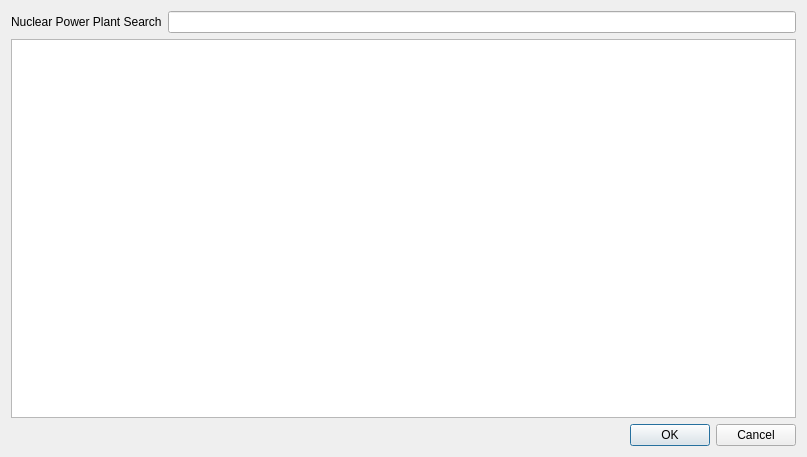
<?xml version="1.0" encoding="UTF-8"?>
<ui version="4.0">
 <class>SectorPlotNPPDialog</class>
 <widget class="QDialog" name="SectorPlotNPPDialog">
  <property name="geometry">
   <rect>
    <x>0</x>
    <y>0</y>
    <width>807</width>
    <height>457</height>
   </rect>
  </property>
  <property name="windowTitle">
   <string>Dialog</string>
  </property>
  <layout class="QGridLayout" name="gridLayout">
   <item row="0" column="1">
    <widget class="QLineEdit" name="le_search_npp"/>
   </item>
   <item row="2" column="1">
    <widget class="QDialogButtonBox" name="buttonBox">
     <property name="orientation">
      <enum>Qt::Horizontal</enum>
     </property>
     <property name="standardButtons">
      <set>QDialogButtonBox::Cancel|QDialogButtonBox::Ok</set>
     </property>
    </widget>
   </item>
   <item row="0" column="0">
    <widget class="QLabel" name="label">
     <property name="text">
      <string>Nuclear Power Plant Search</string>
     </property>
    </widget>
   </item>
   <item row="1" column="0" colspan="2">
    <widget class="QTableView" name="table_npps"/>
   </item>
  </layout>
 </widget>
 <resources/>
 <connections>
  <connection>
   <sender>buttonBox</sender>
   <signal>accepted()</signal>
   <receiver>SectorPlotNPPDialog</receiver>
   <slot>accept()</slot>
   <hints>
    <hint type="sourcelabel">
     <x>248</x>
     <y>254</y>
    </hint>
    <hint type="destinationlabel">
     <x>157</x>
     <y>274</y>
    </hint>
   </hints>
  </connection>
  <connection>
   <sender>buttonBox</sender>
   <signal>rejected()</signal>
   <receiver>SectorPlotNPPDialog</receiver>
   <slot>reject()</slot>
   <hints>
    <hint type="sourcelabel">
     <x>316</x>
     <y>260</y>
    </hint>
    <hint type="destinationlabel">
     <x>286</x>
     <y>274</y>
    </hint>
   </hints>
  </connection>
 </connections>
</ui>
